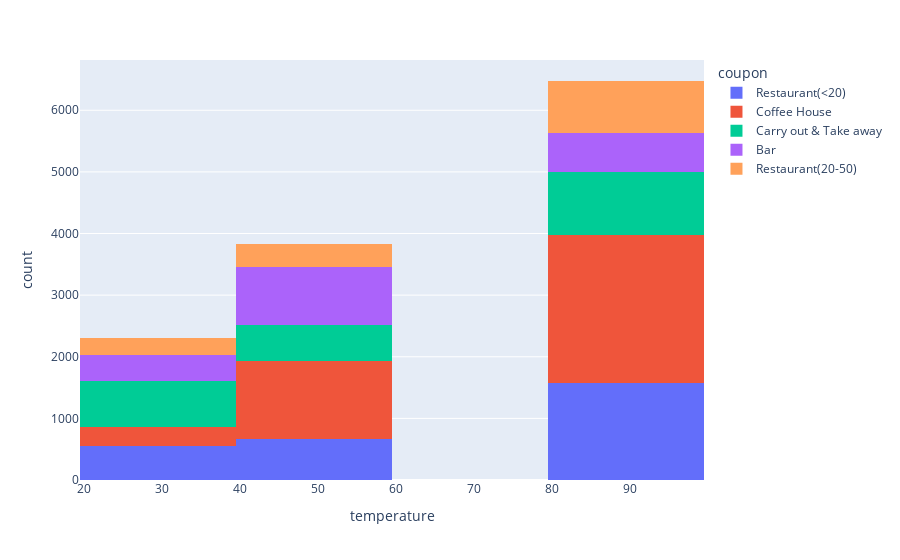

Write notebook code for a chart like this one.
### Markdown cell above
6. Use a histogram to visualize the temperature column.

### Code cell
px.histogram(data, x='temperature', color='coupon')

### Figure 1 — Plotly figure (JSON) as saved in the notebook; plotly's stock layout.template omitted (floating-point values rounded to 4 significant figures; data arrays with more than 128 entries replaced by an {"elided": "..."} marker saying what was removed)
{"data": [{"alignmentgroup": "True", "bingroup": "x", "hovertemplate": "coupon=Restaurant(<20)<br>temperature=%{x}<br>count=%{y}<extra></extra>", "legendgroup": "Restaurant(<20)", "marker": {"color": "#636efa", "pattern": {"shape": ""}}, "name": "Restaurant(<20)", "offsetgroup": "Restaurant(<20)", "orientation": "v", "showlegend": true, "type": "histogram", "x": {"elided": "2779 int values"}, "xaxis": "x", "yaxis": "y"}, {"alignmentgroup": "True", "bingroup": "x", "hovertemplate": "coupon=Coffee House<br>temperature=%{x}<br>count=%{y}<extra></extra>", "legendgroup": "Coffee House", "marker": {"color": "#EF553B", "pattern": {"shape": ""}}, "name": "Coffee House", "offsetgroup": "Coffee House", "orientation": "v", "showlegend": true, "type": "histogram", "x": {"elided": "3989 int values"}, "xaxis": "x", "yaxis": "y"}, {"alignmentgroup": "True", "bingroup": "x", "hovertemplate": "coupon=Carry out & Take away<br>temperature=%{x}<br>count=%{y}<extra></extra>", "legendgroup": "Carry out & Take away", "marker": {"color": "#00cc96", "pattern": {"shape": ""}}, "name": "Carry out & Take away", "offsetgroup": "Carry out & Take away", "orientation": "v", "showlegend": true, "type": "histogram", "x": {"elided": "2344 int values"}, "xaxis": "x", "yaxis": "y"}, {"alignmentgroup": "True", "bingroup": "x", "hovertemplate": "coupon=Bar<br>temperature=%{x}<br>count=%{y}<extra></extra>", "legendgroup": "Bar", "marker": {"color": "#ab63fa", "pattern": {"shape": ""}}, "name": "Bar", "offsetgroup": "Bar", "orientation": "v", "showlegend": true, "type": "histogram", "x": {"elided": "2010 int values"}, "xaxis": "x", "yaxis": "y"}, {"alignmentgroup": "True", "bingroup": "x", "hovertemplate": "coupon=Restaurant(20-50)<br>temperature=%{x}<br>count=%{y}<extra></extra>", "legendgroup": "Restaurant(20-50)", "marker": {"color": "#FFA15A", "pattern": {"shape": ""}}, "name": "Restaurant(20-50)", "offsetgroup": "Restaurant(20-50)", "orientation": "v", "showlegend": true, "type": "histogram", "x": {"elided": "1488 int values"}, "xaxis": "x", "yaxis": "y"}], "layout": {"barmode": "relative", "legend": {"title": {"text": "coupon"}, "tracegroupgap": 0}, "margin": {"t": 60}, "xaxis": {"anchor": "y", "domain": [0, 1], "title": {"text": "temperature"}}, "yaxis": {"anchor": "x", "domain": [0, 1], "title": {"text": "count"}}}}
